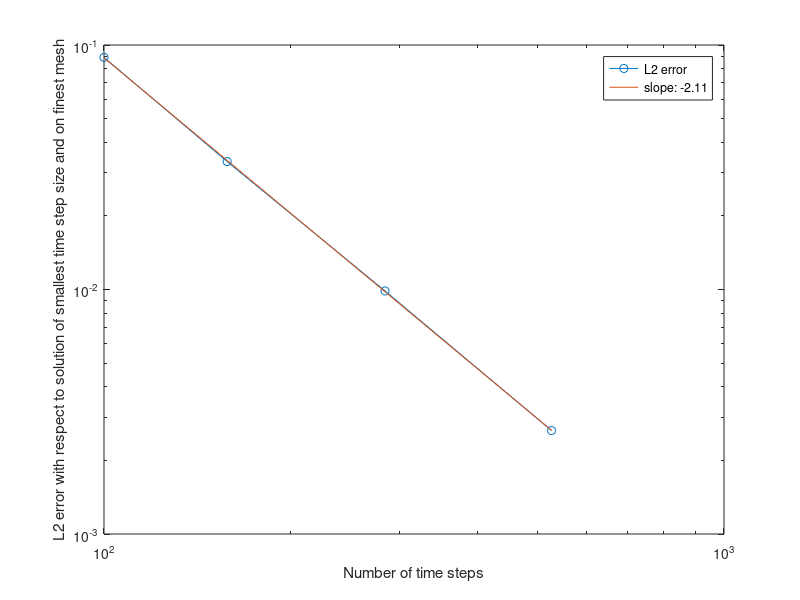
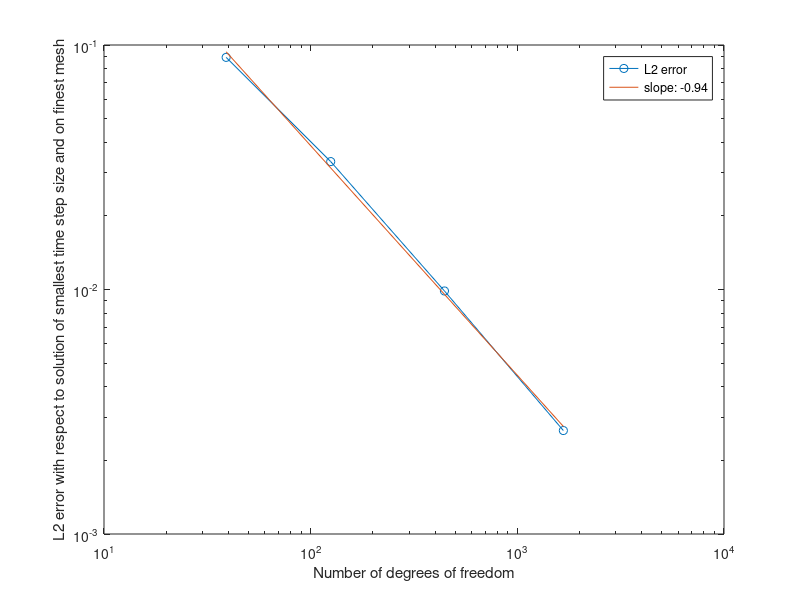
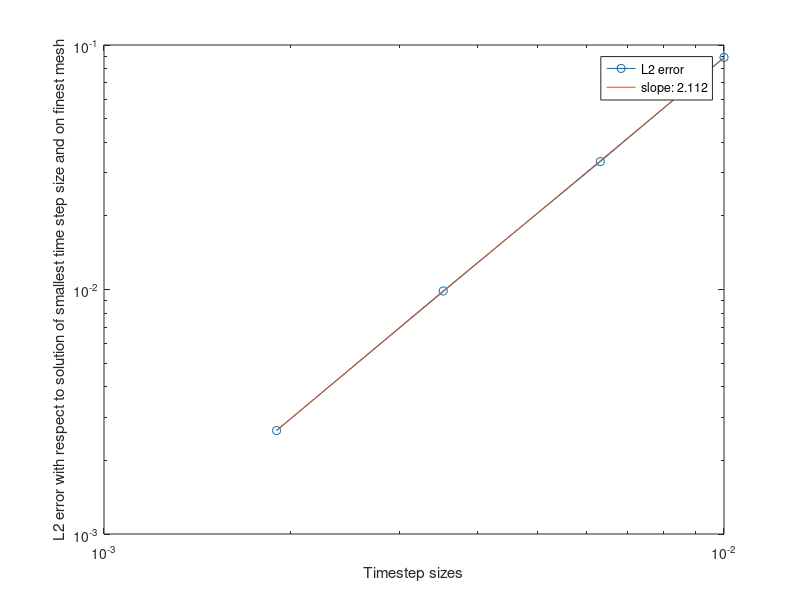
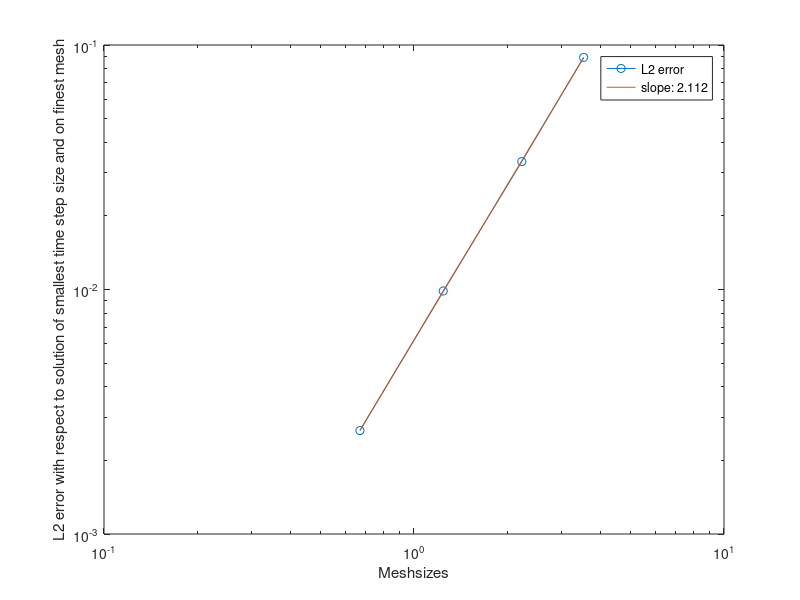

MATLAB code to generate these figures, in order:
function convergenceLinked

m = [100; 158; 284; 527];

tau = [0.01; 0.00631649; 0.00352475; 0.00189825];

N = [39; 125; 444; 1670];

meshsizes = [3.52544; 2.22684; 1.24263; 0.669219];

eL2 = [0.555819420839660; 0.372924; 0.207819; 0.108265];

% Normalize L2 error obtained from simulation

 eL2 = (1./sqrt(N)) .* eL2;
 
 p1 = polyfit(log(m), log(eL2), 1);         % result: p1 = [-2.1103, 7.2942]
 p2 = polyfit(log(N), log(eL2), 1);         % result: p2 = [-0.9390, 1.0734]
 p3 = polyfit(log(tau), log(eL2), 1);       % result: p3 = [-2.112, 7.3036]
 p4 = polyfit(log(meshsizes), log(eL2), 1); % result: p4 = [-2.112, -5.0836]
 
 figure()
 loglog(m, eL2, '-o')
 hold on
 loglog(m, exp(p1(1)*log(m) + p1(2)))
 xlabel('Number of time steps')
 ylabel('L2 error with respect to solution of smallest time step size and on finest mesh');
 legend('L2 error', 'slope: -2.11');

 figure()
 loglog(N, eL2, '-o')
 hold on
 loglog(N, exp(p2(1)*log(N) + p2(2)))
 xlabel('Number of degrees of freedom')
 ylabel('L2 error with respect to solution of smallest time step size and on finest mesh');
 legend('L2 error', 'slope: -0.94');
 
 figure()
 loglog(tau, eL2, '-o')
 hold on
 loglog(tau, exp(p3(1)*log(tau) + p3(2)))
 xlabel('Timestep sizes')
 ylabel('L2 error with respect to solution of smallest time step size and on finest mesh');
 legend('L2 error', 'slope: 2.112');
 
 figure()
 loglog(meshsizes, eL2, '-o')
 hold on
 loglog(meshsizes, exp(p4(1)*log(meshsizes) + p4(2)))
 xlabel('Meshsizes')
 ylabel('L2 error with respect to solution of smallest time step size and on finest mesh');
 legend('L2 error', 'slope: 2.112');

